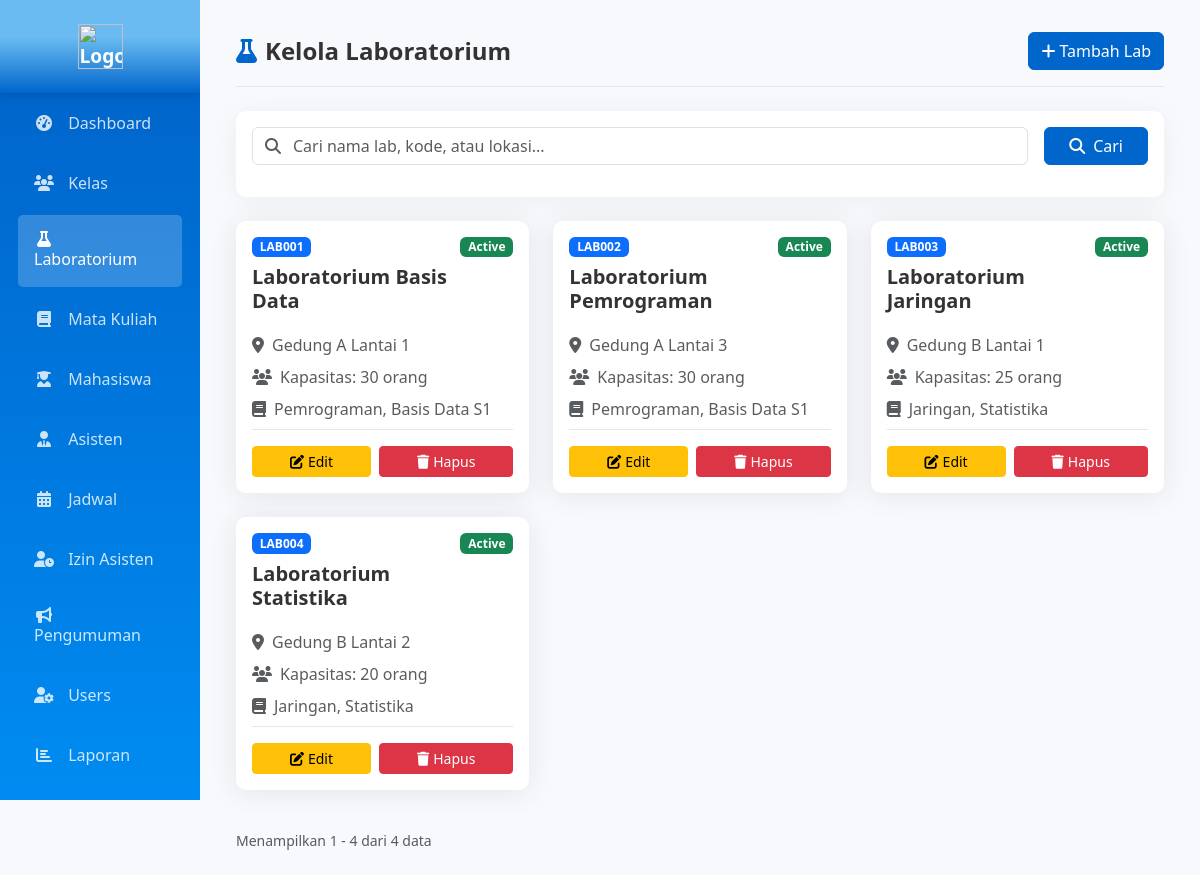
The page /index.php?page=admin_lab (signed in) on the database as committed earlier.
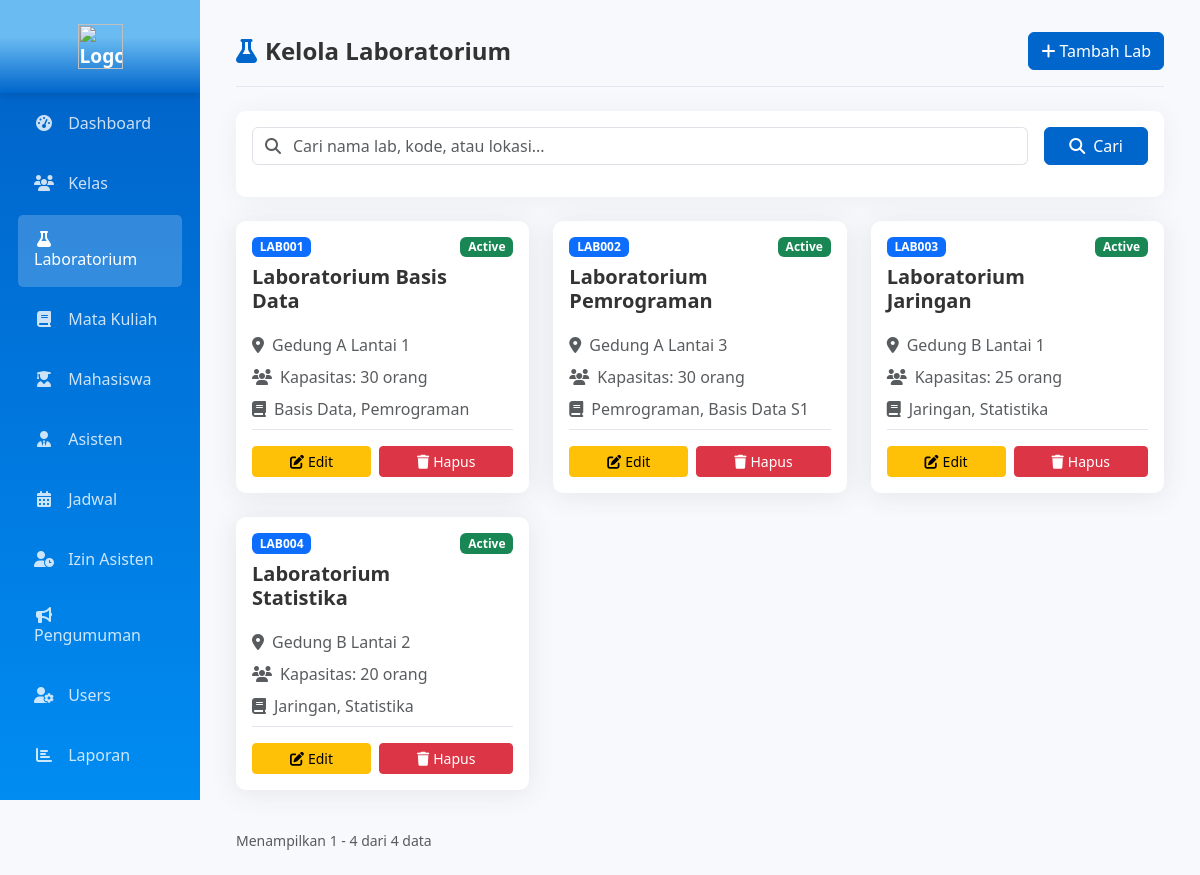
The same page on the database as committed later.
### tables this page shows
CREATE TABLE `lab` (
  `id` int(11) NOT NULL,
  `kode_lab` varchar(10) NOT NULL,
  `nama_lab` varchar(50) DEFAULT NULL,
  `kapasitas` int(11) DEFAULT NULL,
  `lokasi` varchar(100) DEFAULT NULL,
  `status` enum('active','maintenance') DEFAULT 'active',
  `latitude` varchar(50) DEFAULT NULL,
  `longitude` varchar(50) DEFAULT NULL
);

### includes/fungsi.php (called while the page is built, shortened)
<?php
function get_offset($current_page, $per_page = 10) {
    return ($current_page - 1) * $per_page;
}
function get_current_page() {
    $page = isset($_GET['hal']) ? (int)$_GET['hal'] : 1;
    return max(1, $page);
}
?>

### pages/admin/lab.php (the view, shortened to what the changed rows need)
<?php
$per_page = 9;
$current_page = get_current_page();
$search = isset($_GET['search']) ? escape($_GET['search']) : '';
$search_param = '%' . $search . '%';
$offset = get_offset($current_page, $per_page);
if ($search) {
    $stmt_labs = mysqli_prepare($conn, "
        SELECT
            l.*,
            GROUP_CONCAT(mk.nama_mk SEPARATOR ', ') as daftar_mata_kuliah,
            GROUP_CONCAT(mk.kode_mk SEPARATOR ',') as daftar_kode_mk
        FROM lab l
        LEFT JOIN lab_matakuliah lm ON l.id = lm.id_lab
        LEFT JOIN mata_kuliah mk ON lm.kode_mk = mk.kode_mk
        WHERE l.nama_lab LIKE ? OR l.kode_lab LIKE ? OR l.lokasi LIKE ?
        GROUP BY l.id
        ORDER BY l.kode_lab
        LIMIT ?, ?");
    mysqli_stmt_bind_param($stmt_labs, "sssii", $search_param, $search_param, $search_param, $offset, $per_page);
} else {
    $stmt_labs = mysqli_prepare($conn, "
        SELECT
            l.*,
            GROUP_CONCAT(mk.nama_mk SEPARATOR ', ') as daftar_mata_kuliah,
            GROUP_CONCAT(mk.kode_mk SEPARATOR ',') as daftar_kode_mk
        FROM lab l
        LEFT JOIN lab_matakuliah lm ON l.id = lm.id_lab
        LEFT JOIN mata_kuliah mk ON lm.kode_mk = mk.kode_mk
        GROUP BY l.id
        ORDER BY l.kode_lab
        LIMIT ?, ?");
    mysqli_stmt_bind_param($stmt_labs, "ii", $offset, $per_page);
}
mysqli_stmt_execute($stmt_labs);
$labs = mysqli_stmt_get_result($stmt_labs);
    ?>
<?php include 'includes/header.php'; ?>
<div class="container-fluid">
    <div class="row">
        <div class="col-md-9 col-lg-10">
            <div class="content-wrapper p-4">
                <div id="labContainer">
                <div class="row">
                    <?php if (mysqli_num_rows($labs) > 0): ?>
                        <?php while ($l = mysqli_fetch_assoc($labs)): ?>
                            <div class="col-lg-4 col-md-6 mb-4">
                                <div class="card h-100 lab-card">
                                    <div class="card-body d-flex flex-column">
                                        <div class="d-flex justify-content-between align-items-start mb-3">
                                            <div>
                                                <span class="badge bg-primary mb-2"><?= htmlspecialchars($l['kode_lab']) ?></span>
                                                <h5 class="card-title mb-1"><?= htmlspecialchars($l['nama_lab']) ?></h5>
                                            </div>
                                            <span class="badge <?= $l['status'] == 'active' ? 'bg-success' : 'bg-warning' ?> text-capitalize">
                                                <?= htmlspecialchars($l['status']) ?>
                                            </span>
                                        </div>
                                        <p class="text-muted mb-2"><i class="fas fa-map-marker-alt me-2"></i><?= htmlspecialchars($l['lokasi']) ?></p>
                                        <p class="text-muted mb-2"><i class="fas fa-users me-2"></i>Kapasitas: <?= htmlspecialchars($l['kapasitas']) ?> orang</p>
                                        <p class="text-muted mb-2"><i class="fas fa-book me-2"></i><?= htmlspecialchars($l['daftar_mata_kuliah'] ?: 'Belum diset') ?></p>
                                        <div class="mt-auto action-buttons">
                                            <?php
                                            $daftar_kode_mk_json = json_encode(explode(',', $l['daftar_kode_mk'] ?? ''));
                                            ?>
                                            <button class="btn btn-sm btn-warning" onclick="editLab(<?= $l['id'] ?>, '<?= htmlspecialchars($l['nama_lab'], ENT_QUOTES) ?>', <?= $l['kapasitas'] ?>, '<?= htmlspecialchars($l['lokasi'], ENT_QUOTES) ?>', '<?= $l['latitude'] ?: 0 ?>', '<?= $l['longitude'] ?: 0 ?>', '<?= $l['status'] ?>', <?= htmlspecialchars($daftar_kode_mk_json, ENT_QUOTES) ?>)">
                                                <i class="fas fa-edit me-1"></i>Edit
                                            </button>
                                            <button class="btn btn-sm btn-danger" onclick="hapusLab(<?= $l['id'] ?>)">
                                                <i class="fas fa-trash me-1"></i>Hapus
                                            </button>
                                        </div>
                                    </div>
                                </div>
                            </div>
                        <?php endwhile; ?>
                    <?php endif; ?>
                </div>
                </div>
            </div>
        </div>
    </div>
</div>
<?php include 'includes/footer.php'; ?>

Rows that differ between the two databases and show on the page:
changed lab "Laboratorium Basis Data": daftar_mata_kuliah "Pemrograman, Basis Data S1" → "Basis Data, Pemrograman"
